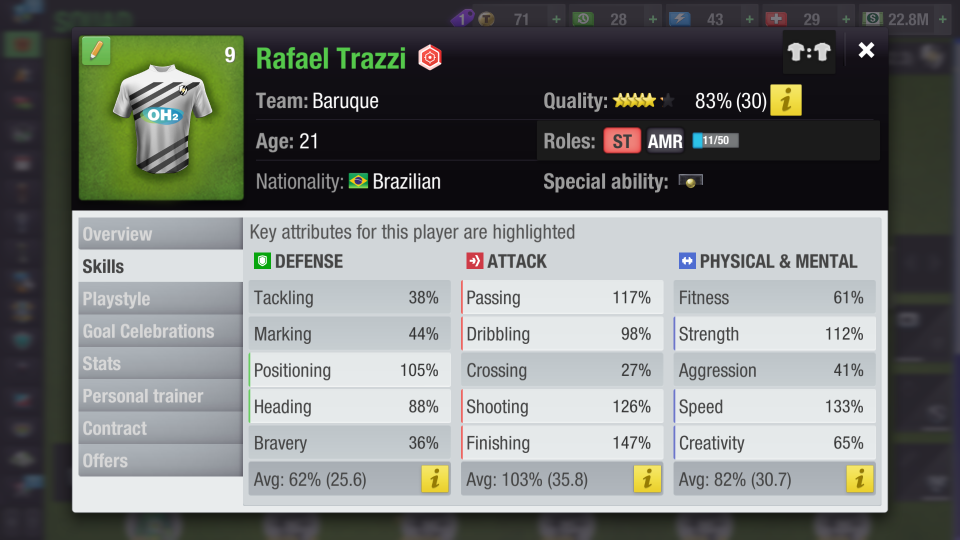
#> input picture img/124441.png, 1920 x 1080 px (shown at 1/2 size); its folder holds only this picture in this run
$ python main.py
#> lines starting #> are read from the running program, lines starting #| are printed output that depends on the picture
### img_processed.py
from PIL import Image
from typing import List, Tuple
import pytesseract


# Configurar PATH para tesseract
URL_TESSERACT = r"C:\Program Files\Tesseract-OCR\tesseract.exe"
pytesseract.pytesseract.tesseract_cmd = URL_TESSERACT


def extract_text_from_image(image_path, box: Tuple) -> List:
#> called with image_path = 'img/124441.png', box = (395, 40, 655, 85)
    custom_config = r'--oem 3 --psm 6'

    if len(box) != 4:
        raise ValueError("A tupla 'box' deve conter exatamente 4 valores.")

    image = Image.open(image_path)
#> image is the input picture: PIL image 1920x1080 RGBA; mean R, G, B, A 118.1, 121.4, 118.9, 255
    region_skills = image.crop(box)
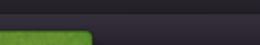
#> region_skills: PIL image 260x45 RGBA; mean R, G, B, A 48.4, 49.7, 48, 255
#> (the run stopped early here; a loop or call above may not have finished)
